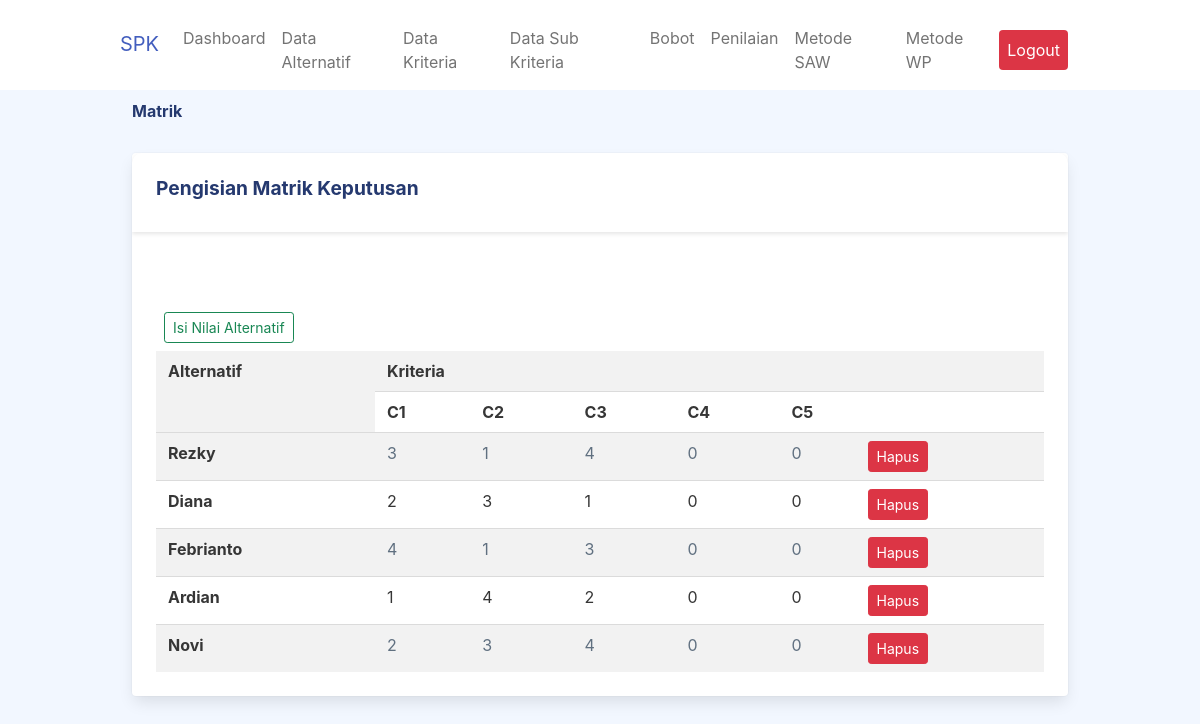
Page /penilaian.php (signed in) on the committed database.
### tables this page shows
CREATE TABLE `saw_evaluations` (
  `id_alternative` smallint(5) UNSIGNED NOT NULL,
  `id_criteria` tinyint(3) UNSIGNED NOT NULL,
  `value` float NOT NULL
);

CREATE TABLE `saw_alternatives` (
  `id_alternative` smallint(5) UNSIGNED NOT NULL,
  `name` varchar(30) NOT NULL
);

### penilaian.php (the view, shortened to what this page needs)
<!DOCTYPE html>
<html lang="en">
  <?php
require "layout/head.php";
require "include/conn.php";
?>
  <body>
    <div id="app">
      <?php require "layout/sidebar.php";?>
      <div class="container">
        <div class="page-heading">
          <h3>Matrik</h3>
        </div>
        <div class="page-content">
          <section class="row">
            <div class="col-12">
              <div class="card">
                <div class="card-header">
                  <h4 class="card-title">Pengisian Matrik Keputusan</h4>
                </div>
                <div class="card-content">
                  <div class="card-body">
                  </div>
                  <button type="button" class="btn btn-outline-success btn-sm m-2" data-bs-toggle="modal"
                                        data-bs-target="#inlineForm">
                                        Isi Nilai Alternatif
                                    </button>
                  <div class="table-responsive">
                  <table class="table table-striped mb-0">
    <tr>
        <th rowspan='2'>Alternatif</th>
        <th colspan='6'>Kriteria</th>
    </tr>
    <tr>
        <th>C1</th>
        <th>C2</th>
        <th>C3</th>
        <th>C4</th>
        <th colspan="2">C5</th>
    </tr>
    <?php
$sql = "SELECT
          a.id_alternative,
          b.name,
          SUM(IF(a.id_criteria=1,a.value,0)) AS C1,
          SUM(IF(a.id_criteria=2,a.value,0)) AS C2,
          SUM(IF(a.id_criteria=3,a.value,0)) AS C3,
          SUM(IF(a.id_criteria=4,a.value,0)) AS C4,
          SUM(IF(a.id_criteria=5,a.value,0)) AS C5
        FROM
          saw_evaluations a
          JOIN saw_alternatives b USING(id_alternative)
        GROUP BY a.id_alternative
        ORDER BY a.id_alternative";
$result = $db->query($sql);
while ($row = $result->fetch_object()) {
    echo "<tr class='center'>
            <th>{$row->name}</th>
            <td>" . round($row->C1, 2) . "</td>
            <td>" . round($row->C2, 2) . "</td>
            <td>" . round($row->C3, 2) . "</td>
            <td>" . round($row->C4, 2) . "</td>
            <td>" . round($row->C5, 2) . "</td>
            <td>
            <a href='keputusan-hapus.php?id={$row->id_alternative}' class='btn btn-danger btn-sm'>Hapus</a>
            </td>
          </tr>\n";
}
?>
</table>
                  </div>
                </div>
              </div>
            </div>
          </section>
        </div>
      </div>
    </div>
  </body>
</html>

### assets/css/app.css (style rules this page uses)
.btn.btn-danger,.btn.btn-info,.btn.btn-primary,.btn.btn-secondary,.btn.btn-success,.btn.btn-warning { color:#fff }
.card { margin-bottom:2.2rem;border:none }
.card .card-header { border:none }
.card .card-header h4 { font-size:1.2rem;font-weight:700 }
.card .card-content { position:relative }
.card .card-title { font-size:1.2rem }
.card .card-body { padding:1.5rem }
.dataTable-table td,.dataTable-table thead th,.table td,.table thead th { vertical-align:middle }
.page-heading { margin:0 0 2rem }
.page-heading h3 { font-weight:700 }
a { text-decoration:none }

### assets/css/costume.css (style rules this page uses)
html { background: #ecf0f1; }

### rows in the picture
saw_evaluations: id_alternative.name "Rezky", C1 "3", C2 "1", C3 "4", C4 "0", C5 "0"
saw_evaluations: id_alternative.name "Diana", C1 "2", C2 "3", C3 "1", C4 "0", C5 "0"
saw_evaluations: id_alternative.name "Febrianto", C1 "4", C2 "1", C3 "3", C4 "0", C5 "0"
saw_evaluations: id_alternative.name "Ardian", C1 "1", C2 "4", C3 "2", C4 "0", C5 "0"
saw_evaluations: id_alternative.name "Novi", C1 "2", C2 "3", C3 "4", C4 "0", C5 "0"
